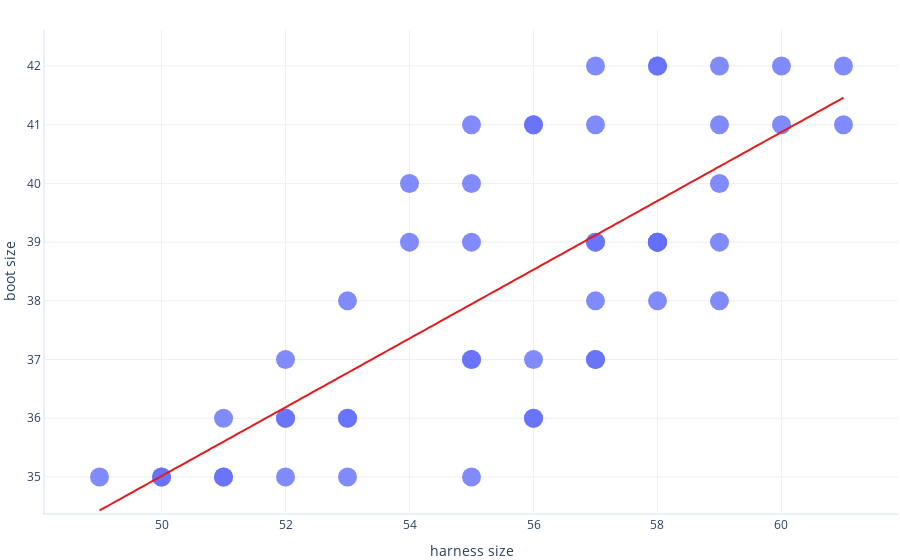

Write notebook code for a chart like this one.
### Markdown cell above
Notice how training the model set its parameters. We could interpret these directly, but it's simpler to see it as a graph:

### Code cell
import graphing

# Show a graph of the result
# Don't worry about how this works for now
graphing.scatter_2D(dataset,    label_x="harness_size", 
                                label_y="boot_size",
                                trendline=lambda x: fitted_model.params[1] * x + fitted_model.params[0]
                                )
